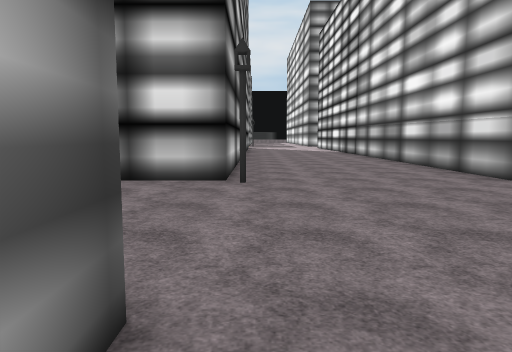
[1] (above)

24 first-person views from a walk through a scene from a Unity 3-D project. The camera is 1.5 m above the floor, tilts 6° down and sees 70° across. The floor is counted in squares, 2 m on a side. Each view is taken from the middle of a square. On the plan, view 1 faces up. The plan holds only what a view shows up to about 11 squares ahead; the rest is blank. The place goes on beyond the plan. The player character is not drawn. Some surface patterns are stand-ins.

[2]
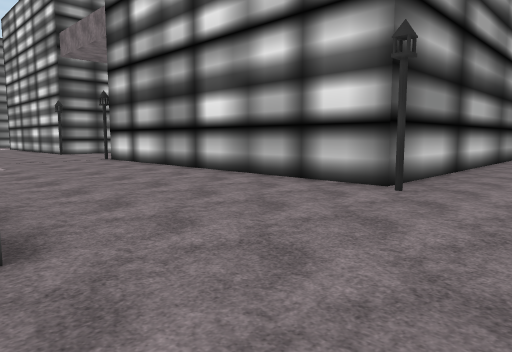

[3]
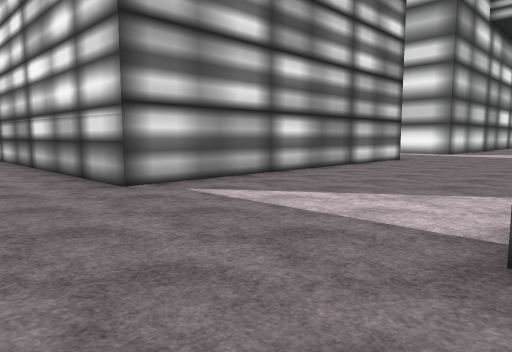

[4]
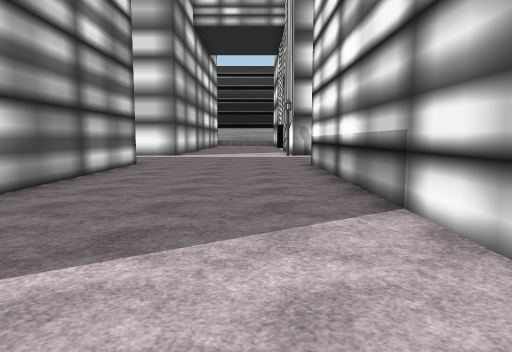

[5]
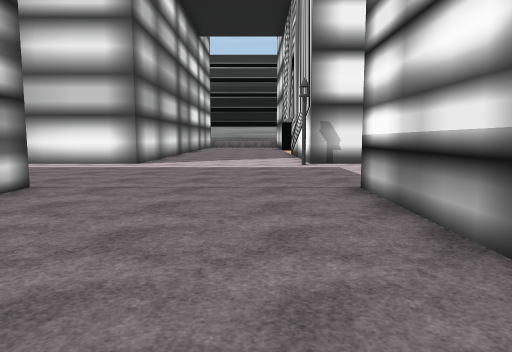

[6]
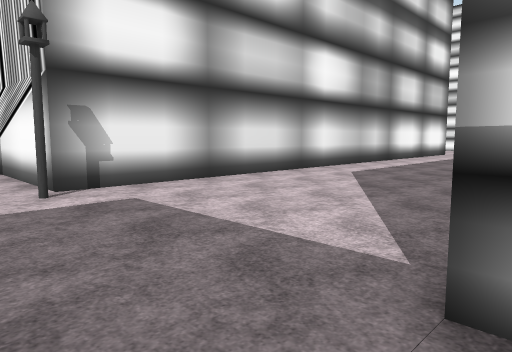

[7]
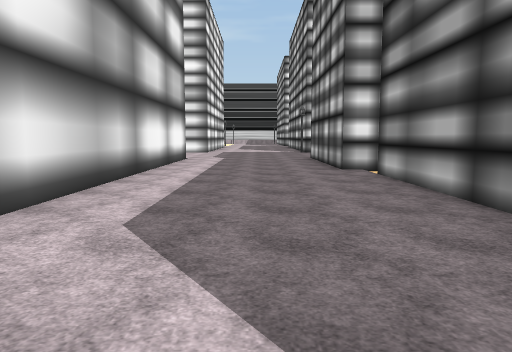

[8]
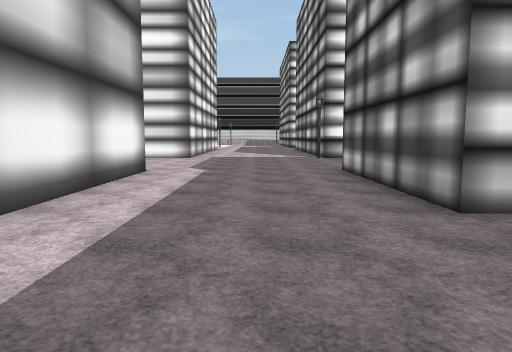

[9]
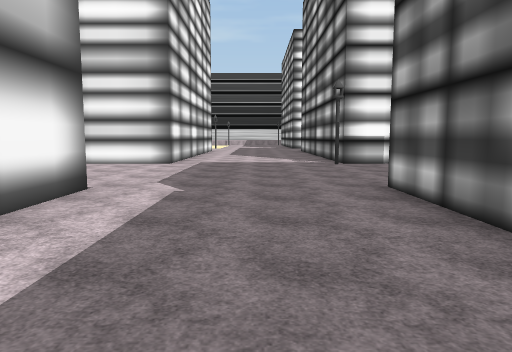

[10]
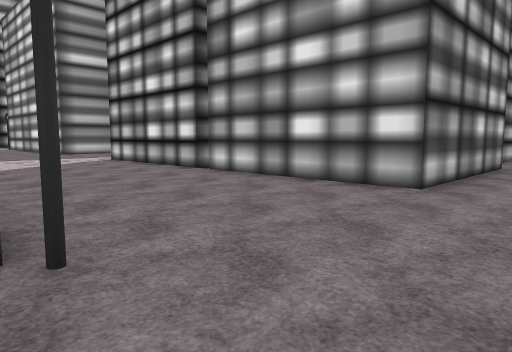

[11]
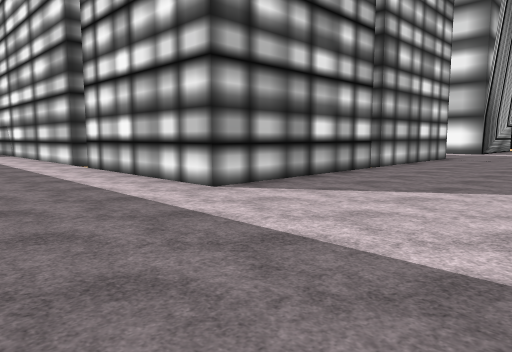

[12]
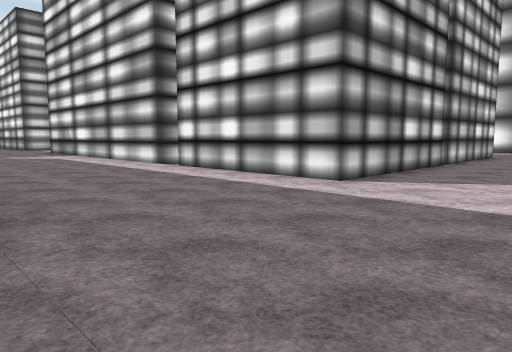

[13]
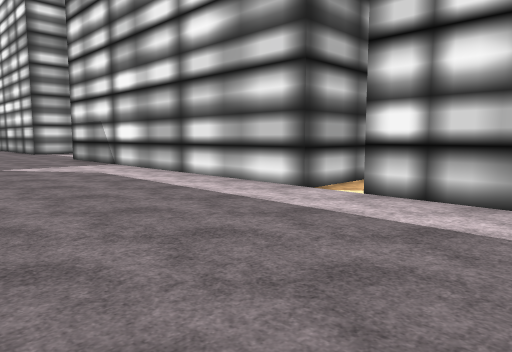

[14]
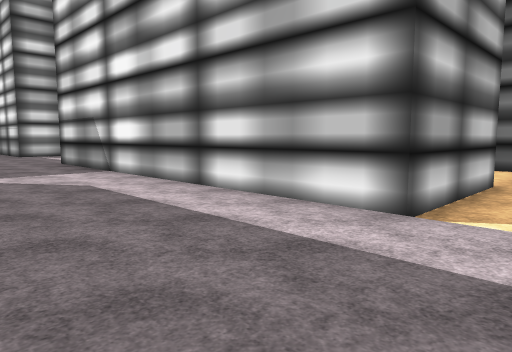

[15]
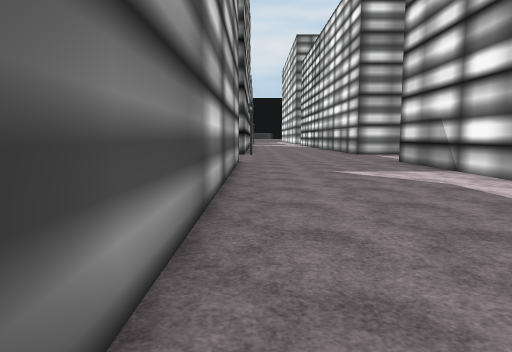

[16]
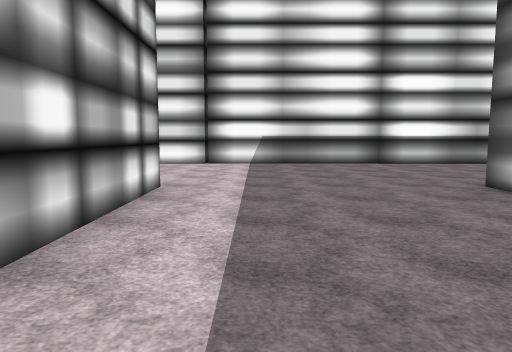

[17]
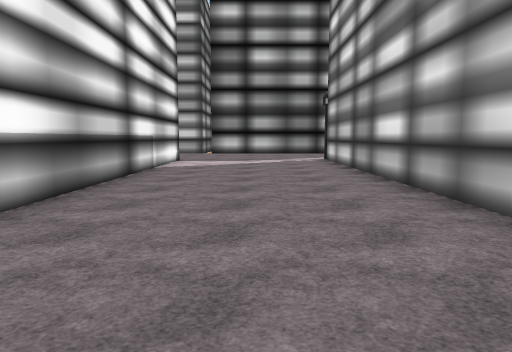

[18]
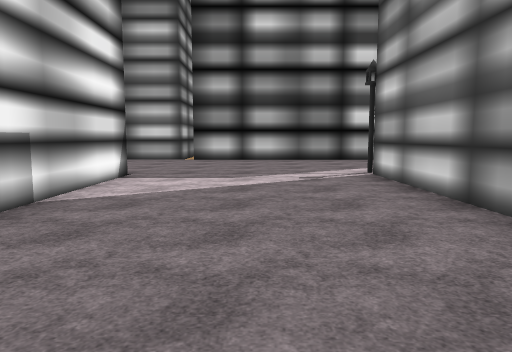

[19]
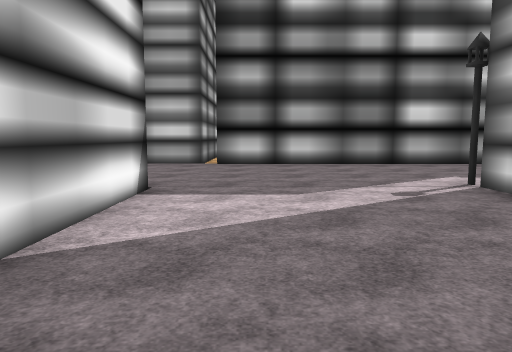

[20]
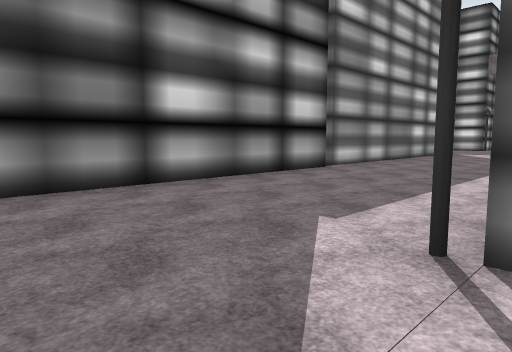

[21]
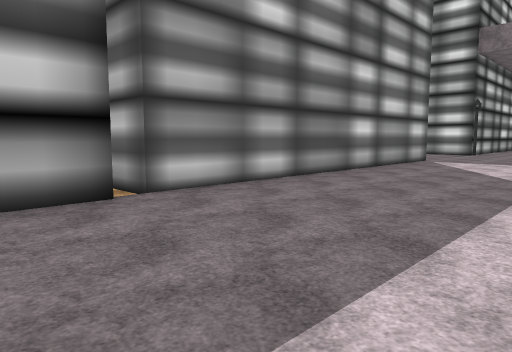

[22]
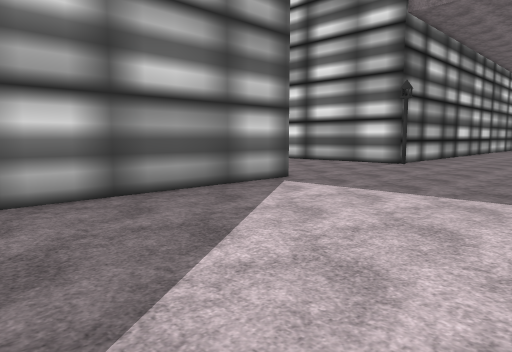

[23]
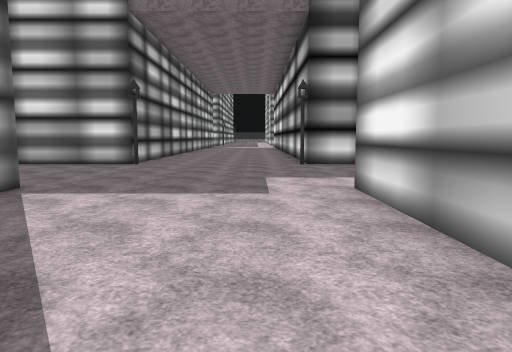

[24]
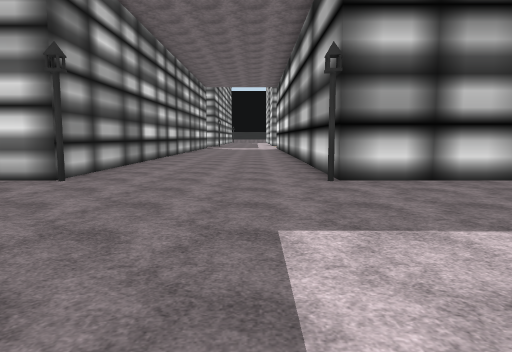

### Floor plan
Points are (right, up) in squares from view 1. A wall is a line through its corners. A room is listed if a view was taken in it or the views show most of it. See-through windows are left out.
Room 1 (views 1, 2, 3, 4, 5, 6, 7, 8, 9, 10, 11, 12, 13, 14, 15, 16, 17, 18, 19, 20, 21, 22, 23, 24)
walls: (4.5, -8.6) (4.5, 1.5); (-0.5, 1.5) (-0.5, -9.4); (6.1, 1.4) (14.5, 1.4); (-0.5, -14) (-0.5, -14.6); (-1.4, -14.6) (-10.6, -14.6); (14.5, -4.5) (14.5, -8.6); (-10.5, -2) (-10.5, 1.5); (9.5, -14.6) (4.5, -14.6) (4.5, -9.5); (14.1, -9.6) (15, -9.6) (15, -14.6) (9.9, -14.6); (14.5, 6.5) (4.5, 6.4) (4.5, 14.1); (-15.5, -9) (-15.5, -19.1); (-0.5, 14.1) (-0.5, 6.4) (-10.5, 6.4) (-10.5, 11.1); (-15.5, 1.5) (-15.5, -8.6); (13.1, -19.6) (14.5, -19.6) (14.5, -20.1); (-10.4, -19.6) (5.9, -19.6); (19.6, -14.6) (19.6, 1.4) (21.5, 1.4); (20.2, 6.5) (19.6, 6.5) (19.6, 9.6); (-15.5, 11.1) (-15.5, 6.4) (-16.6, 6.3); (-15.5, -19.6) (-15.5, -20.5); (19.6, -20) (19.6, -19.6) (21.5, -19.6)
ways out: opening at (4, -9)
objects: other object (-15, 6); other object (-11, -15); other object (-11, 6); other object (0, 6); other object (15, -19); other object (19, 2)

Where each view was taken, in squares from view 1:
view 1: 0 up, 0 right, facing up
view 2: 1 up, 2 right, facing up-left
view 3: 1 up, 2 right, facing up-right
view 4: 3 up, 4 right, facing right
view 5: 3 up, 9 right, facing right
view 6: 3 up, 14 right, facing down-right
view 7: 1 down, 17 right, facing down
view 8: 6 down, 17 right, facing down
view 9: 9 down, 17 right, facing down
view 10: 20 down, 17 right, facing up-left
view 11: 19 down, 1 right, facing up-right
view 12: 18 down, 1 left, facing up-right
view 13: 12 down, 0 right, facing up-right
view 14: 10 down, 1 right, facing up-right
view 15: 10 down, 0 right, facing up
view 16: 9 down, 3 right, facing down
view 17: 17 down, 2 right, facing left
view 18: 17 down, 3 left, facing left
view 19: 18 down, 5 left, facing left
view 20: 17 down, 10 left, facing up-left
view 21: 11 down, 11 left, facing up-left
view 22: 4 down, 11 left, facing up-left
view 23: 4 down, 12 left, facing up
view 24: 0 up, 12 left, facing up
